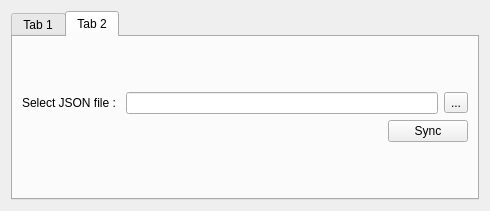
<?xml version="1.0" encoding="UTF-8"?>
<ui version="4.0">
 <class>Dialog</class>
 <widget class="QDialog" name="Dialog">
  <property name="geometry">
   <rect>
    <x>0</x>
    <y>0</y>
    <width>490</width>
    <height>211</height>
   </rect>
  </property>
  <property name="windowTitle">
   <string>Dialog</string>
  </property>
  <layout class="QHBoxLayout" name="horizontalLayout_6">
   <item>
    <widget class="QTabWidget" name="tabWidget">
     <property name="currentIndex">
      <number>1</number>
     </property>
     <widget class="QWidget" name="tab">
      <attribute name="title">
       <string>Tab 1</string>
      </attribute>
      <layout class="QHBoxLayout" name="horizontalLayout_5">
       <item>
        <layout class="QVBoxLayout" name="verticalLayout_2">
         <item>
          <layout class="QHBoxLayout" name="horizontalLayout">
           <item>
            <widget class="QRadioButton" name="radioButton">
             <property name="text">
              <string>Configuration ID : </string>
             </property>
            </widget>
           </item>
           <item>
            <widget class="QLineEdit" name="lineEdit"/>
           </item>
          </layout>
         </item>
         <item>
          <layout class="QHBoxLayout" name="horizontalLayout_2">
           <item>
            <widget class="QRadioButton" name="radioButton_2">
             <property name="text">
              <string>Ticket ID : </string>
             </property>
            </widget>
           </item>
           <item>
            <widget class="QLineEdit" name="lineEdit_2"/>
           </item>
          </layout>
         </item>
         <item>
          <layout class="QHBoxLayout" name="horizontalLayout_3">
           <item>
            <widget class="QLabel" name="label">
             <property name="text">
              <string>Folder to save :</string>
             </property>
            </widget>
           </item>
           <item>
            <widget class="QLineEdit" name="lineEdit_3"/>
           </item>
           <item>
            <widget class="QToolButton" name="toolButton">
             <property name="text">
              <string>...</string>
             </property>
            </widget>
           </item>
          </layout>
         </item>
         <item>
          <layout class="QHBoxLayout" name="horizontalLayout_4">
           <item>
            <spacer name="horizontalSpacer">
             <property name="orientation">
              <enum>Qt::Horizontal</enum>
             </property>
             <property name="sizeHint" stdset="0">
              <size>
               <width>378</width>
               <height>20</height>
              </size>
             </property>
            </spacer>
           </item>
           <item>
            <widget class="QPushButton" name="pushButton">
             <property name="text">
              <string>Retrieve</string>
             </property>
            </widget>
           </item>
          </layout>
         </item>
        </layout>
       </item>
      </layout>
     </widget>
     <widget class="QWidget" name="tab_2">
      <attribute name="title">
       <string>Tab 2</string>
      </attribute>
      <layout class="QGridLayout" name="gridLayout">
       <item row="0" column="0">
        <layout class="QVBoxLayout" name="verticalLayout">
         <item>
          <layout class="QHBoxLayout" name="horizontalLayout_7">
           <item>
            <widget class="QLabel" name="label_2">
             <property name="text">
              <string>Select JSON file : </string>
             </property>
            </widget>
           </item>
           <item>
            <widget class="QLineEdit" name="lineEdit_4"/>
           </item>
           <item>
            <widget class="QToolButton" name="toolButton_2">
             <property name="text">
              <string>...</string>
             </property>
            </widget>
           </item>
          </layout>
         </item>
         <item>
          <layout class="QHBoxLayout" name="horizontalLayout_8">
           <item>
            <spacer name="horizontalSpacer_2">
             <property name="orientation">
              <enum>Qt::Horizontal</enum>
             </property>
             <property name="sizeHint" stdset="0">
              <size>
               <width>308</width>
               <height>20</height>
              </size>
             </property>
            </spacer>
           </item>
           <item>
            <widget class="QPushButton" name="pushButton_2">
             <property name="text">
              <string>Sync</string>
             </property>
            </widget>
           </item>
          </layout>
         </item>
        </layout>
       </item>
      </layout>
     </widget>
    </widget>
   </item>
  </layout>
 </widget>
 <resources/>
 <connections/>
</ui>
